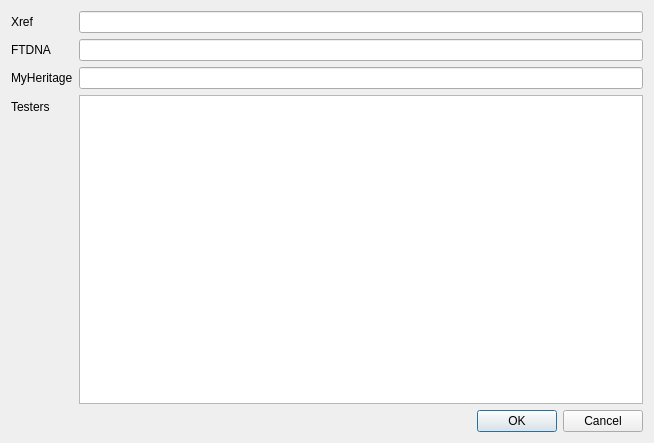
<?xml version="1.0" encoding="UTF-8"?>
<ui version="4.0">
 <class>Dialog</class>
 <widget class="QDialog" name="Dialog">
  <property name="geometry">
   <rect>
    <x>0</x>
    <y>0</y>
    <width>654</width>
    <height>443</height>
   </rect>
  </property>
  <property name="windowTitle">
   <string>Dialog</string>
  </property>
  <layout class="QVBoxLayout" name="verticalLayout">
   <item>
    <layout class="QFormLayout" name="formLayout">
     <item row="0" column="0">
      <widget class="QLabel" name="label">
       <property name="text">
        <string>Xref</string>
       </property>
      </widget>
     </item>
     <item row="1" column="0">
      <widget class="QLabel" name="label_2">
       <property name="text">
        <string>FTDNA</string>
       </property>
      </widget>
     </item>
     <item row="2" column="0">
      <widget class="QLabel" name="label_3">
       <property name="text">
        <string>MyHeritage</string>
       </property>
      </widget>
     </item>
     <item row="3" column="0">
      <widget class="QLabel" name="label_4">
       <property name="text">
        <string>Testers</string>
       </property>
      </widget>
     </item>
     <item row="3" column="1">
      <widget class="QListView" name="listTesters"/>
     </item>
     <item row="0" column="1">
      <widget class="QLineEdit" name="inXref"/>
     </item>
     <item row="1" column="1">
      <widget class="QLineEdit" name="inFtdna"/>
     </item>
     <item row="2" column="1">
      <widget class="QLineEdit" name="inMyheritage"/>
     </item>
    </layout>
   </item>
   <item>
    <widget class="QDialogButtonBox" name="buttonBox">
     <property name="orientation">
      <enum>Qt::Horizontal</enum>
     </property>
     <property name="standardButtons">
      <set>QDialogButtonBox::Cancel|QDialogButtonBox::Ok</set>
     </property>
    </widget>
   </item>
  </layout>
 </widget>
 <resources/>
 <connections/>
</ui>
